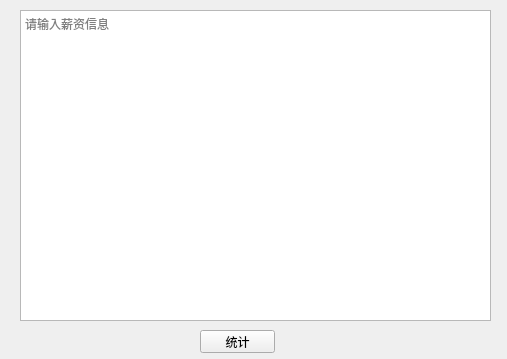
<?xml version="1.0" encoding="UTF-8"?>
<ui version="4.0">
 <class>Form</class>
 <widget class="QWidget" name="Form">
  <property name="geometry">
   <rect>
    <x>0</x>
    <y>0</y>
    <width>507</width>
    <height>359</height>
   </rect>
  </property>
  <property name="windowTitle">
   <string>统计薪资</string>
  </property>
  <widget class="QPlainTextEdit" name="textEdit">
   <property name="geometry">
    <rect>
     <x>20</x>
     <y>10</y>
     <width>471</width>
     <height>311</height>
    </rect>
   </property>
   <property name="placeholderText">
    <string>请输入薪资信息</string>
   </property>
  </widget>
  <widget class="QPushButton" name="button">
   <property name="geometry">
    <rect>
     <x>200</x>
     <y>330</y>
     <width>75</width>
     <height>23</height>
    </rect>
   </property>
   <property name="text">
    <string>统计</string>
   </property>
  </widget>
 </widget>
 <resources/>
 <connections/>
</ui>
